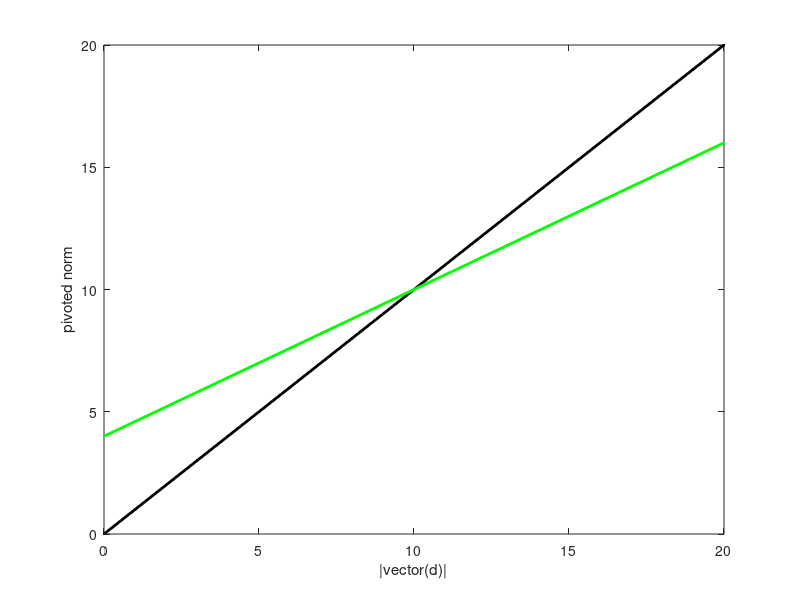

Write MATLAB code to recreate this figure.
vd = 0:1:20
piv = 10
alpha = 0.6
plot(vd, vd, "k.-", "linewidth", 2)
hold on
plot(vd, alpha * vd + (1 - alpha) * piv, "g.-", "linewidth", 2)
xlabel("|vector(d)|")
ylabel("pivoted norm")